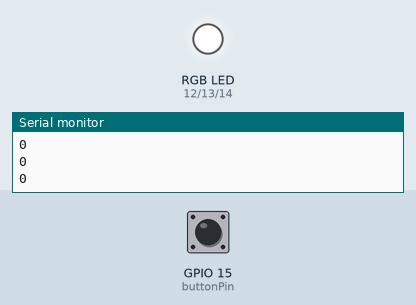
Bench run of a sketch on a simulated ESP32. Shown: an RGB LED mixed from three pins (HIGH = lit), the last lines printed to the serial monitor. Dashed ring = blinking. The inputs (shaded band) are chosen by the test bench; at power-on: GPIO 15 (buttonPin) HIGH.

Above: at 1.2 s.
1.3 s: GPIO 15 (buttonPin) pulled LOW for 3.2 s
At 4.8 s:
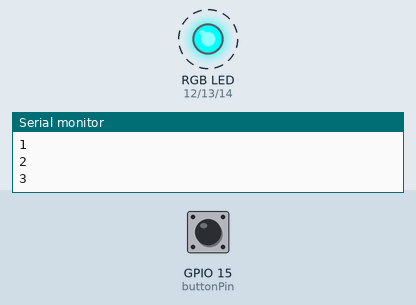
6.0 s: GPIO 15 (buttonPin) pulled LOW for 0.15 s
At 7.2 s:
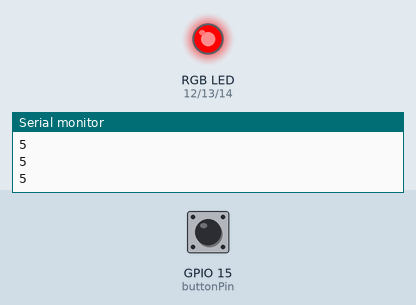
7.6 s: GPIO 15 (buttonPin) pulled LOW for 1 s
At 8.5 s:
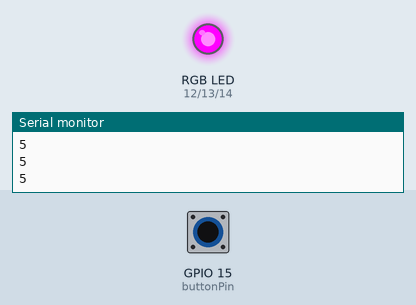
10.1 s: GPIO 15 (buttonPin) pulled LOW for 0.15 s
At 10.4 s:
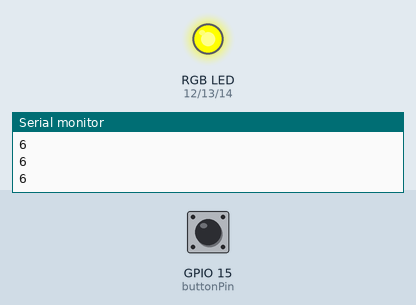
Timing chart, 0 to 12.7 s (numbered marks = the images above; inputs shaded):
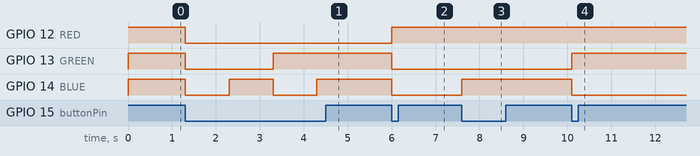

The sketch:

RGB_PushButton.ino
```cpp
/*
 * ______________________________________About______________________________________
 * Each button press gives a different colour.
 * There are 7 colours.
 * 8th button press will turn the LED OFF.
 * The colours will repeat with subsequent button presses.
 * uC = ESP32
 * ______________________________________Connections______________________________________
 * RGB LED          ESP32
 * Red     -------> 12
 * Anode   -------> 3.3V
 * Green   -------> 13
 * Blue    -------> 14
 *
 * Button  -------> 15 (via 120 Ohm R) of ESP32
 */

/* ______________________________________Macros______________________________________ */
//For RGB LEDs
#define RED 12
#define GREEN 13
#define BLUE 14
//For Push Button
#define buttonPin 15

/* ______________________________________Variables and Declarations______________________________________ */
int buttonState;
int count = 0; //Colour of the LED will change wrt the number of times the button was pressed, hence we need a count variable.

/* ______________________________________Setup______________________________________ */
void setup() {
  Serial.begin(9600);
  pinMode(RED, OUTPUT);
  pinMode(GREEN, OUTPUT);
  pinMode(BLUE, OUTPUT);
  pinMode(buttonPin, INPUT);
  //Note: Common Anode LEDs work on active LOW signals
  digitalWrite(RED,HIGH);
  digitalWrite(GREEN,HIGH);
  digitalWrite(BLUE,HIGH);
}

/* ______________________________________Loop______________________________________ */
void loop() {
  buttonState = digitalRead(buttonPin);
  if(buttonState == LOW){
    count = count + 1;
    switch(count){
      case 1: {
        RGB_color(0, 0, 0); //White
        break;
      }
      case 2: {
        RGB_color(0, 0, 1); //Yellow
        break;
      }
      case 3: {
        RGB_color(0, 1, 0); //Magenta
        break;
      }
      case 4: {
        RGB_color(0, 1, 1); //RED
        break;
      }
      case 5: {
        RGB_color(1, 0, 0); //Bright Blue or Cyan
        break;
      }
      case 6: {
        RGB_color(1, 0, 1); //Green
        break;
      }
      case 7: {
        RGB_color(1, 1, 0); //Blue
        break;
      }
      default: {
        RGB_color(1, 1, 1);
        count = 0;
        break;//LED OFF when count = 0
      }
    }
  }
  else {
    count = count;
  }
  Serial.println(count);
}
/* ______________________________________Functions______________________________________ */
void RGB_color(bool r, bool g, bool b)
{
  digitalWrite(RED, r);
  digitalWrite(GREEN, g);
  digitalWrite(BLUE, b);
  delay(1000);
}
```

Measured:
- after the input at 1.3 s, GPIO 12 (RED): HIGH → LOW at once; GPIO 13 (GREEN): HIGH → LOW at once, → HIGH 2.0 s later; GPIO 14 (BLUE): alternates HIGH for 1.0 s and LOW for 1.0 s, starting at once
- after the input at 6.0 s, GPIO 12 (RED): LOW → HIGH at once; GPIO 13 (GREEN), GPIO 14 (BLUE): HIGH → LOW at once
- after the input at 7.6 s, GPIO 14 (BLUE): LOW → HIGH at once
- after the input at 10.1 s, GPIO 13 (GREEN): LOW → HIGH at once; GPIO 14 (BLUE): HIGH → LOW at once
